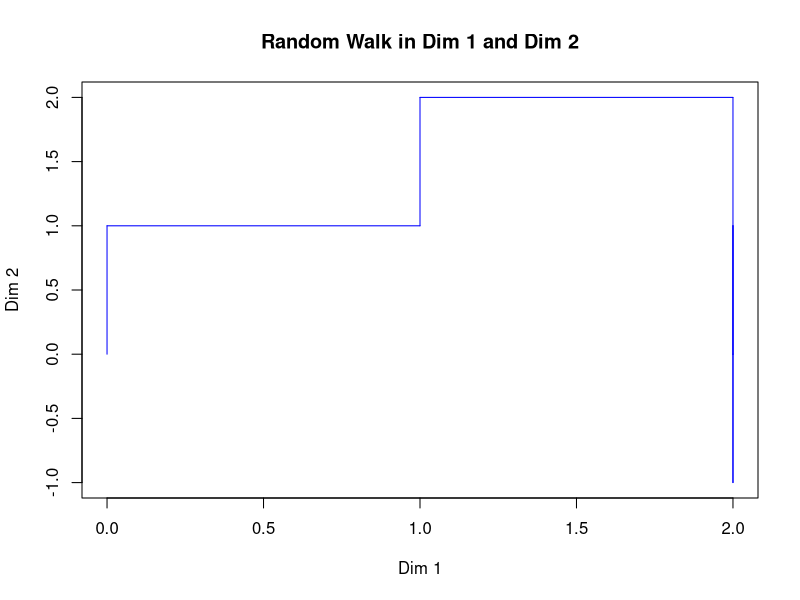

R code for this plot:
#!/usr/bin/Rscript
#Creator: Daniel Wooten
#Class STATS243
#PS4

# A function to make prettier output
cep <- function()
{
	cat('********************************************************** \n')
}

cep()
cat('BEGIN EXECUTION \n')

#Collect the function arguments
#cat('Enter the number of steps: \n')
#num <- readLines(file("stdin"),1)
#cat('Enter 1 for whole walk or 0 for just the end position\n')
#YesWalk <- readLines(file('stdin'),1)

	
#Initialize the random walk function
Praise_Be_To_The_RNG <- function(N,WholeWalk=NULL,SX=NULL,SY=NULL)
{
#Try to cast inpput as integer
	n <- try(as.integer(N))
#If input can be cast as integer proceed
	{
	if(!class(n) == 'try-error')
	{
#Check to make sure N is actually an integer
		if(!is.integer(n) | n <= 0 | is.na(n) )
		{
#If N is not an integer, bork and exit with message
			cat('ERROR!!: First argument n must
				be of type positive and 
				non-zero integer\n')
			exit_code <- '# steps not positive integer'
			return(exit_code)
		}
	}
	else
	{
		cat('ERROR!!: Step-number input could
			not be cast as integer.\n')
		exit_code <- 'Step input unable to cast as integer'
		return(exit_code)
	}
	}
#Check if WholeWalk was given
	{
	if(is.null(WholeWalk))
	{
#If whole walk was not give, set default vale of no walk
#output
		WholeWalk=0
	}
#If wholewalk was given, check for correct value. If not,
# fail.
	else
	{
# Convert WholeWalk to integer just to be sure it passes check
		WholeWalk <- try(as.integer(WholeWalk))
#If WholeWalk is not needed input, error and bork
		{
		if(!class(WholeWalk) == 'try-error')
		{	
			if(WholeWalk != 0 & WholeWalk != 1)
			{
				cat('ERROR!!: Input to select
					output of entire
					walk must be of form
					0 (no walk) or
					1 (whole walk)\n')
				exit_code <- 'Walk select not 0 or 1 or blank'
				return(exit_code)
			}
		}
		else
		{
			cat('ERROR!!: Input for walk-output form
				could not be cast as a 0 or 1 
				integer (required form)')
			exit_code <- 'Walk select could not be cast as 0 or 1'
			return(exit_code)
		}
		}	
	}
	}
#These are the possible x steps we can take
	xsteps <- c(-1,1,0,0)
#These are the possible y steps we can take
	ysteps <- c(0,0,-1,1)
#This vector represents the steps (or their correlation
# to our steps vectors) that we will take
	steps <- sample(1:4,n,replace=T)
#Start positions for the x and y coords
	sx <- 0
	sy <- 0
# This if statement lets us reset the start if we'd like
	if(!is.null(SX)) sx <- SX
	if(!is.null(SY)) sy <- SY
#These next two lines will create vectors of the new
# x and y position at each step
	posx <- c(0,cumsum(xsteps[steps]))
	posy <- c(0,cumsum(ysteps[steps]))
#Shift the steps taken by their start value
	shifted_xsteps <- posx + sx
	shifted_ysteps <- posy + sy
#This if statement will handle the two cases
#whole walk, or just the final position
	{
	if(WholeWalk == 1)
	{
		walk_map <- matrix(ncol = n + 1, nrow = 2 )
		walk_map[1,] <- shifted_xsteps 
		walk_map[2,] <- shifted_ysteps 
	}
	else
	{
		walk_map <- vector('numeric',2)
		walk_map[1] <- shifted_xsteps[n+1]
		walk_map[2] <- shifted_ysteps[n+1]
	}
	}
	return(walk_map)
}

#Construct a walk class
rw <- function(step_number = NA, details = NA)
{
	obj <- list(Num_Steps = step_number, Praise_Be_To_The_RNG(step_number,
		details))
	class(obj) <- 'walk'
	return(obj)
}

#Create the print method for rw
print.walk <- function(object){

#This if statement is necessary to handle the dual nature
# of the function output, namely, a matrix or a vector
#, to extract the proper final position
	{
	if(is.matrix(object[[2]]))
	{
		final_pos_x <- object[[2]][1,object[[1]]+1]
		final_pos_y <- object[[2]][2,object[[1]]+1]
	}
	else
	{
		final_pos_x <- object[[2]][1]
		final_pos_y <- object[[2]][2]
	}
	}
#Create the output string
	out_string <- paste("The number of steps taken was ",
			object[[1]]," and the final position is (",
			final_pos_x, ",",final_pos_y,')\n',sep='')
#Return the output string
	return(with(object, cat(out_string)))
}

#Create the plot method
plot.walk <- function(object) 
{	
	{
# again, check output of function for full matrix. If so, plot it, duh
	if(is.matrix(object[[2]]))
	{
		pdf('ps4p6plot.pdf')
		plot(0,type="n",xlab="Dim 1",ylab="Dim 2",
			main="Random Walk in Dim 1 and Dim 2",
			xlim=range(object[[2]][1,]),
			ylim=range(object[[2]][2,]))
		segments(head(object[[2]][1,],-1),head(object[[2]][2,],-1),
			tail(object[[2]][1,],-1),tail(object[[2]][2,],
			-1),col='blue')
		dev.off()
	}
		else
# If not a matrix, you only got final pos, bork
		{
			cat('ERROR!!: Object of type, class = walk
				, was not called with option to
				produce full walk, only final 
				position\n')
			exit_code <- "Object called without full
					path requested\n"
			return(exit_code)
		}
	}
}	

#Add functionality to the [ operator for our object
`[.walk` <- function(object,incr)
{
#Again, check for proper function output
	{
	if(is.matrix(object[[2]]))
	{
#Pull the incr step desired
		x_pos <- object[[2]][1,incr]
		y_pos <- object[[2]][2,incr]
		pos <- c(x_pos,y_pos)
		return(pos)
	}
		else
# If not a matrix, you only got final pos, bork
		{
			cat('ERROR!!: Object of type, class = walk
				, was not called with option to
				produce full walk, only final 
				position\n')
			exit_code <- "Object called without full
					path requested\n"
			return(exit_code)
		}
	}
}

#Create the generic replacement method
`start<-` <- function(x,...) UseMethod("start<-")
#Create the class specific replacement method
`start<-.walk` <- function(object,value)
{
#Again, check for proper function output
	{
	if(is.matrix(object[[2]]))
	{
		object[[2]][1,] <- object[[2]][1,] + value[1]
		object[[2]][2,] <- object[[2]][2,] + value[2]
		return(object)
	}
		else
# If not a matrix, you only got final pos
		{
			object[[2]][1] <- object[[2]][1] + value[1]
			object[[2]][2] <- object[[2]][2] + value[2]
			return(object)
		}
	}
}
#Call the object
RND_Walk <- rw(10,1)

cep()
print(RND_Walk)
cep()
cat('Calling plot method\n')
plot(RND_Walk)
cep()
cat('Calling the [ operator for the 2nd step\n')
cat(RND_Walk[2])
cat('\n')
cep()

# Print the result based on the output
cep()
cat('The result\n')
cep()
{
if(is.matrix(RND_Walk[[2]]))
{
	cat('X steps: ')
	cat(RND_Walk[[2]][1,])
	cat('\n')
	cat('Y steps: ')
	cat(RND_Walk[[2]][2,])
	cat('\n')
	cep()
}
else
{

	cat('Final position (x,y): ')
	cat(RND_Walk[[1]][1])
	cat(',')
	cat(RND_Walk[[1]][2])
	cat('\n')
	cep()
}
}
cat('Calling the start replacer\n')
start(RND_Walk) <- c(3,4)
{
if(is.matrix(RND_Walk[[2]]))
{
	cat('X steps: ')
	cat(RND_Walk[[2]][1,])
	cat('\n')
	cat('Y steps: ')
	cat(RND_Walk[[2]][2,])
	cat('\n')
	cep()
}
else
{

	cat('Final position (x,y): ')
	cat(RND_Walk[[1]][1])
	cat(',')
	cat(RND_Walk[[1]][2])
	cat('\n')
	cep()
}
}
cat('\n')
cep()
		
cat('END EXECUTION \n')
cep()
